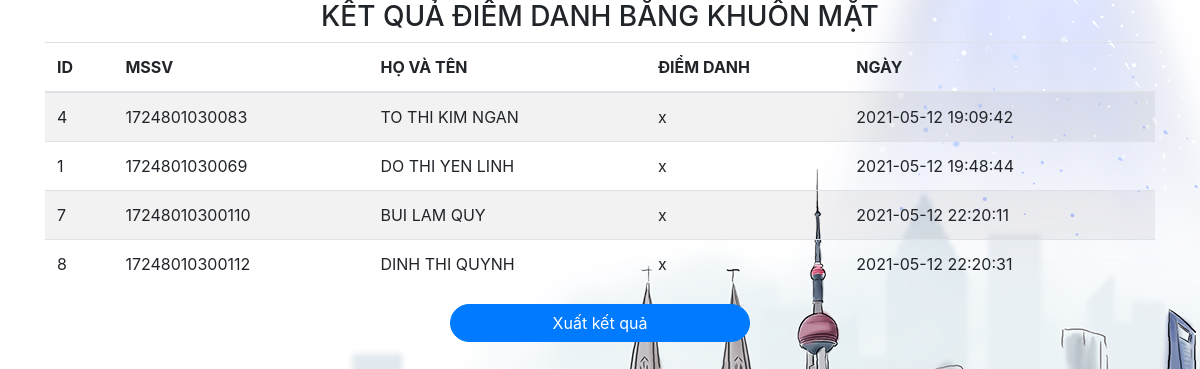
Page /complete on the committed database.
### tables this page shows
CREATE TABLE ATENDENCE(ID INTEGER, MSSV TEXT, FULLNAME TEXT, MUSTER TEXT, DAY TEXT);

### main.py (the view)
@app.route('/complete')
def diemdanh():
    con = sqlite3.connect('C:/Users/KIMNGAN/PycharmProjects/Face_Recognite/database/database_faceR.db', check_same_thread=False)
    con.row_factory = sqlite3.Row
    cur = con.cursor()
    cur.execute("select * from ATENDENCE order by DAY ")
    rows = cur.fetchall();
    return render_template("ketqua.html", rows=rows)

### templates/ketqua.html (shortened to what this page needs)
<!doctype html>
<html>
<head>
	<link rel="stylesheet" href="https://maxcdn.bootstrapcdn.com/bootstrap/4.5.0/css/bootstrap.min.css">
	<link rel="stylesheet" href="https://maxcdn.bootstrapcdn.com/bootstrap/4.5.0/css/bootstrap.min.css">
</head>
<body background="static/img/banner.jpg">
    <div class="container">
        <h3 align="center">KẾT QUẢ ĐIỂM DANH BẰNG KHUÔN MẶT</h3>
        <form action = "{{ url_for('finish') }}"  method="post" name="finish" >
        <div>
            <table class="table table-striped">
              <thead>
                <tr>
                  <th scope="col">ID</th>
                  <th scope="col">MSSV </th>
                  <th scope="col">HỌ VÀ TÊN</th>
                  <th scope="col">ĐIỂM DANH</th>
                  <th scope="col">NGÀY</th>
                </tr>
              </thead>
              <tbody>
               {% for row in rows %}
                    <tr>
                       <td>{{row["ID"]}}</td>
                       <td>{{row["MSSV"]}}</td>
                       <td> {{ row["FULLNAME"]}}</td>
                       <td>{{row['MUSTER']}}</td>
                         <td>{{row['DAY']}}</td>
                    </tr>
                 {% endfor %}
              </tbody>
            </table>
        </div>
          <div class="row ">
				   <div class="col-sm-12">
					   <div class="mx-auto text-white text-center margin-bottom-30">
						 <button name="btnFinish" type="submit" class="btn btn-primary text-center" style="width:300px; border-radius:20px;">Xuất kết quả</button>
					   </div>
				   </div>
			   </div>
        </form>
    </div>
</body>
</html>

### rows in the picture
ATENDENCE: ID "4", MSSV "1724801030083", FULLNAME "TO THI KIM NGAN", MUSTER "x", DAY "2021-05-12 19:09:42"
ATENDENCE: ID "1", MSSV "1724801030069", FULLNAME "DO THI YEN LINH", MUSTER "x", DAY "2021-05-12 19:48:44"
ATENDENCE: ID "7", MSSV "17248010300110", FULLNAME "BUI LAM QUY", MUSTER "x", DAY "2021-05-12 22:20:11"
ATENDENCE: ID "8", MSSV "17248010300112", FULLNAME "DINH THI QUYNH", MUSTER "x", DAY "2021-05-12 22:20:31"
